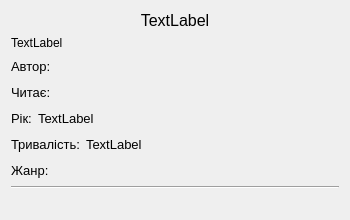
<?xml version="1.0" encoding="UTF-8"?>
<ui version="4.0">
 <class>Form</class>
 <widget class="QWidget" name="Form">
  <property name="geometry">
   <rect>
    <x>0</x>
    <y>0</y>
    <width>350</width>
    <height>220</height>
   </rect>
  </property>
  <property name="minimumSize">
   <size>
    <width>350</width>
    <height>0</height>
   </size>
  </property>
  <property name="maximumSize">
   <size>
    <width>350</width>
    <height>550</height>
   </size>
  </property>
  <property name="windowTitle">
   <string>Form</string>
  </property>
  <layout class="QVBoxLayout" name="verticalLayout_2">
   <item>
    <widget class="QLabel" name="label_title">
     <property name="font">
      <font>
       <pointsize>12</pointsize>
      </font>
     </property>
     <property name="text">
      <string>TextLabel</string>
     </property>
     <property name="alignment">
      <set>Qt::AlignCenter</set>
     </property>
    </widget>
   </item>
   <item>
    <widget class="QLabel" name="label_img">
     <property name="maximumSize">
      <size>
       <width>330</width>
       <height>16777215</height>
      </size>
     </property>
     <property name="text">
      <string>TextLabel</string>
     </property>
    </widget>
   </item>
   <item>
    <layout class="QHBoxLayout" name="horizontalLayout_6">
     <item>
      <layout class="QVBoxLayout" name="verticalLayout">
       <item>
        <layout class="QHBoxLayout" name="horizontalLayout_2">
         <item>
          <widget class="QLabel" name="label">
           <property name="maximumSize">
            <size>
             <width>70</width>
             <height>16777215</height>
            </size>
           </property>
           <property name="font">
            <font>
             <pointsize>10</pointsize>
            </font>
           </property>
           <property name="text">
            <string>Автор:</string>
           </property>
          </widget>
         </item>
         <item>
          <layout class="QHBoxLayout" name="horizontalLayout_authors"/>
         </item>
         <item>
          <spacer name="horizontalSpacer">
           <property name="orientation">
            <enum>Qt::Horizontal</enum>
           </property>
           <property name="sizeHint" stdset="0">
            <size>
             <width>40</width>
             <height>20</height>
            </size>
           </property>
          </spacer>
         </item>
        </layout>
       </item>
       <item>
        <layout class="QHBoxLayout" name="horizontalLayout">
         <item>
          <widget class="QLabel" name="label_2">
           <property name="maximumSize">
            <size>
             <width>70</width>
             <height>16777215</height>
            </size>
           </property>
           <property name="font">
            <font>
             <pointsize>10</pointsize>
            </font>
           </property>
           <property name="text">
            <string>Читає:</string>
           </property>
          </widget>
         </item>
         <item>
          <layout class="QHBoxLayout" name="horizontalLayout_readers"/>
         </item>
         <item>
          <spacer name="horizontalSpacer_2">
           <property name="orientation">
            <enum>Qt::Horizontal</enum>
           </property>
           <property name="sizeHint" stdset="0">
            <size>
             <width>40</width>
             <height>20</height>
            </size>
           </property>
          </spacer>
         </item>
        </layout>
       </item>
       <item>
        <layout class="QHBoxLayout" name="horizontalLayout_3">
         <item>
          <widget class="QLabel" name="label_3">
           <property name="maximumSize">
            <size>
             <width>70</width>
             <height>16777215</height>
            </size>
           </property>
           <property name="font">
            <font>
             <pointsize>10</pointsize>
            </font>
           </property>
           <property name="text">
            <string>Рік:</string>
           </property>
          </widget>
         </item>
         <item>
          <widget class="QLabel" name="label_year">
           <property name="font">
            <font>
             <pointsize>10</pointsize>
            </font>
           </property>
           <property name="text">
            <string>TextLabel</string>
           </property>
          </widget>
         </item>
         <item>
          <spacer name="horizontalSpacer_3">
           <property name="orientation">
            <enum>Qt::Horizontal</enum>
           </property>
           <property name="sizeHint" stdset="0">
            <size>
             <width>40</width>
             <height>20</height>
            </size>
           </property>
          </spacer>
         </item>
        </layout>
       </item>
       <item>
        <layout class="QHBoxLayout" name="horizontalLayout_4">
         <item>
          <widget class="QLabel" name="label_4">
           <property name="maximumSize">
            <size>
             <width>70</width>
             <height>16777215</height>
            </size>
           </property>
           <property name="font">
            <font>
             <pointsize>10</pointsize>
            </font>
           </property>
           <property name="text">
            <string>Тривалість:</string>
           </property>
          </widget>
         </item>
         <item>
          <widget class="QLabel" name="label_duration">
           <property name="font">
            <font>
             <pointsize>10</pointsize>
            </font>
           </property>
           <property name="text">
            <string>TextLabel</string>
           </property>
          </widget>
         </item>
         <item>
          <spacer name="horizontalSpacer_4">
           <property name="orientation">
            <enum>Qt::Horizontal</enum>
           </property>
           <property name="sizeHint" stdset="0">
            <size>
             <width>40</width>
             <height>20</height>
            </size>
           </property>
          </spacer>
         </item>
        </layout>
       </item>
       <item>
        <layout class="QHBoxLayout" name="horizontalLayout_5">
         <item>
          <widget class="QLabel" name="label_5">
           <property name="maximumSize">
            <size>
             <width>70</width>
             <height>16777215</height>
            </size>
           </property>
           <property name="font">
            <font>
             <pointsize>10</pointsize>
            </font>
           </property>
           <property name="text">
            <string>Жанр:</string>
           </property>
          </widget>
         </item>
         <item>
          <layout class="QHBoxLayout" name="horizontalLayout_genres"/>
         </item>
         <item>
          <spacer name="horizontalSpacer_5">
           <property name="orientation">
            <enum>Qt::Horizontal</enum>
           </property>
           <property name="sizeHint" stdset="0">
            <size>
             <width>40</width>
             <height>20</height>
            </size>
           </property>
          </spacer>
         </item>
        </layout>
       </item>
      </layout>
     </item>
    </layout>
   </item>
   <item>
    <widget class="Line" name="line">
     <property name="orientation">
      <enum>Qt::Horizontal</enum>
     </property>
    </widget>
   </item>
   <item>
    <spacer name="verticalSpacer">
     <property name="orientation">
      <enum>Qt::Vertical</enum>
     </property>
     <property name="sizeHint" stdset="0">
      <size>
       <width>20</width>
       <height>40</height>
      </size>
     </property>
    </spacer>
   </item>
  </layout>
 </widget>
 <resources/>
 <connections/>
</ui>
